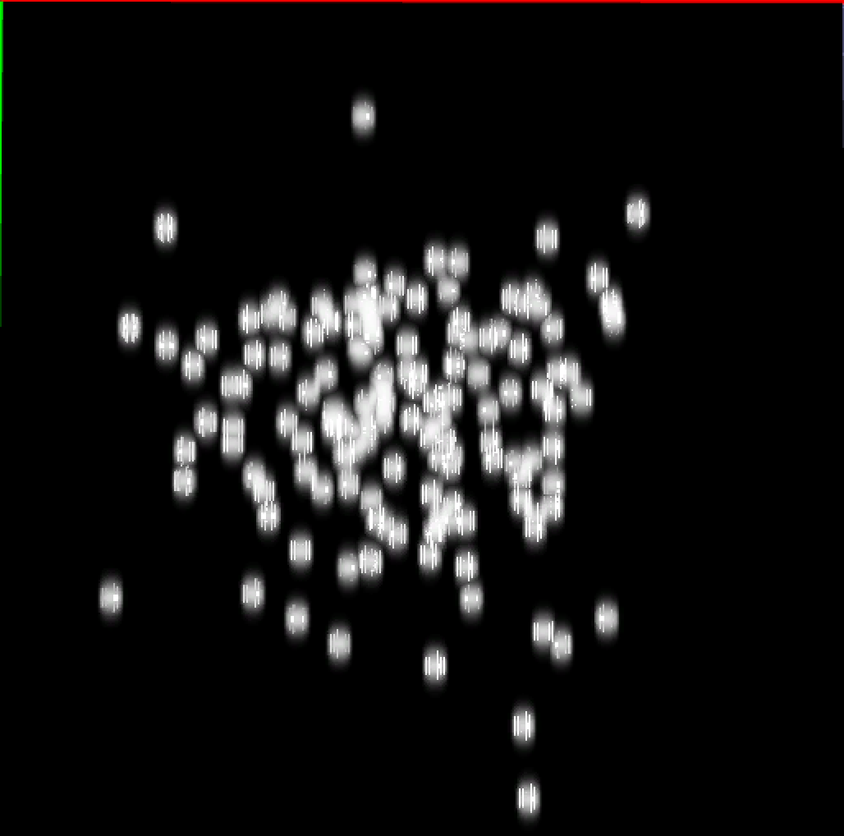
#> input picture src/jupyter/srivathsapv/blob-overlap/input.png, 844 x 836 px, shrunk from 1028 x 1018 before the run
$ python detect_cell.py
#> lines starting #> are read from the running program, lines starting #| are printed output that depends on the picture; after the words box and inside, x2 and y2 are one past the last pixel; in counts of white or black regions, pixels touching at a corner belong together
import numpy as np
import cv2
from matplotlib import pyplot as plt
from skimage import color, io
from PIL import Image

def show_image(img):
  imgX = Image.fromarray(img)
  imgX.show()

img = cv2.imread('input.png')
#> img is the input picture: shape (836, 844, 3); mean B, G, R 19.5, 19.7, 20.2
gray = cv2.cvtColor(img, cv2.COLOR_RGB2GRAY)
ret, thresh = cv2.threshold(gray,0,255,cv2.THRESH_BINARY+cv2.THRESH_OTSU)
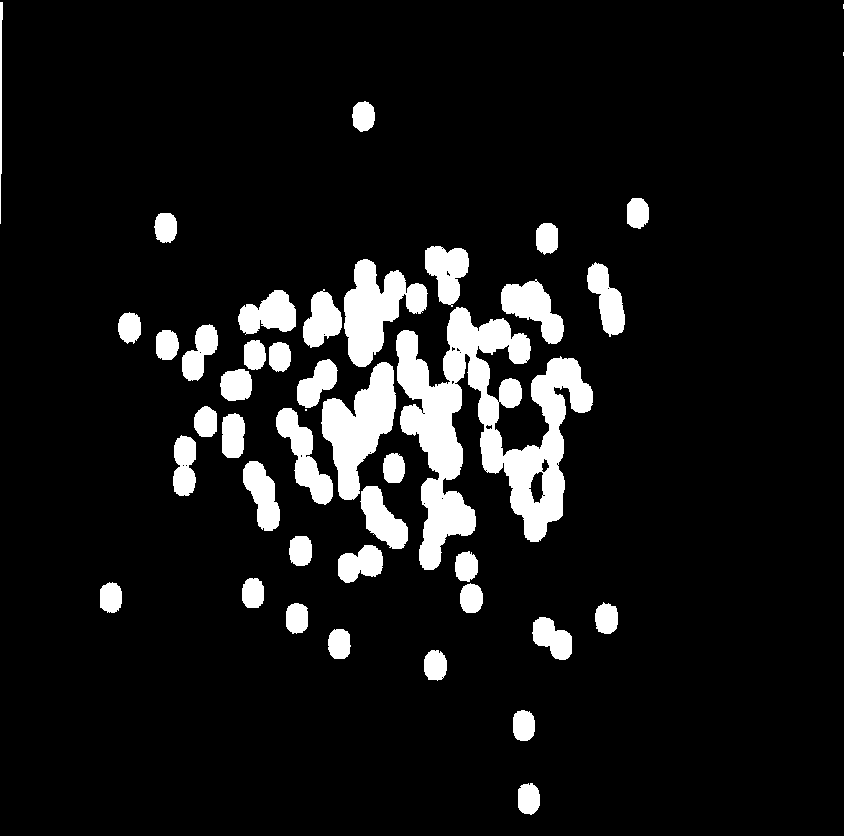
#> thresh: shape (836, 844); 9.3% white; 43 white regions (3 under 20 px), largest, box (x1, y1, x2, y2) and area: (396, 307, 593, 570) 21366, (321, 362, 396, 500) 5298, (344, 259, 428, 367) 4699
#> ret = 91

kernel = np.ones((3,3),np.uint8)
opening = cv2.morphologyEx(thresh,cv2.MORPH_OPEN,kernel, iterations = 2)
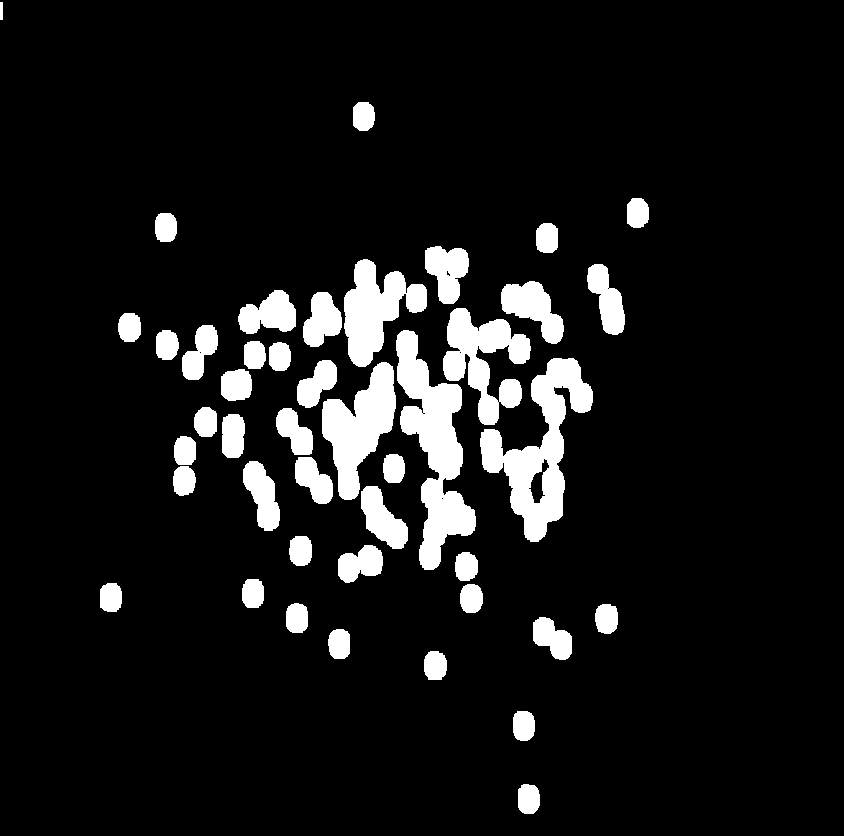
#> opening: shape (836, 844); 9.1% white; 44 white regions, largest, box (x1, y1, x2, y2) and area: (396, 330, 476, 570) 8384, (480, 358, 593, 542) 7825, (322, 362, 396, 500) 5274

sure_bg = cv2.dilate(opening,kernel,iterations=3)
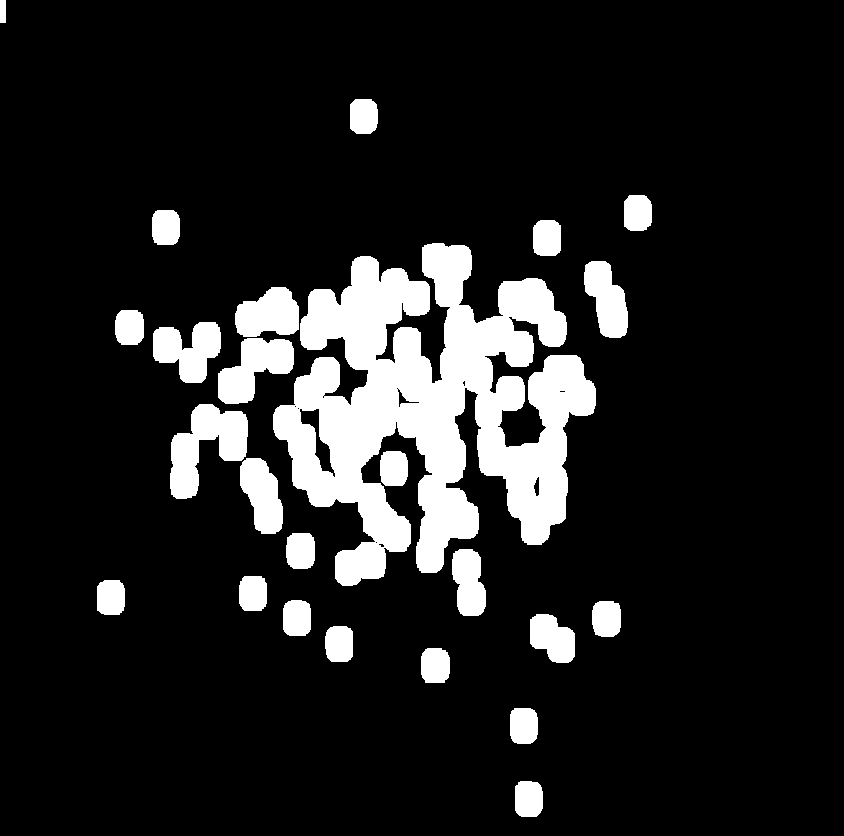
#> sure_bg: shape (836, 844); 12.9% white; 25 white regions, largest, box (x1, y1, x2, y2) and area: (273, 243, 596, 586) 57311, (170, 404, 248, 499) 3987, (218, 338, 294, 404) 2923

dist_transform = cv2.distanceTransform(opening,cv2.DIST_L2,5)
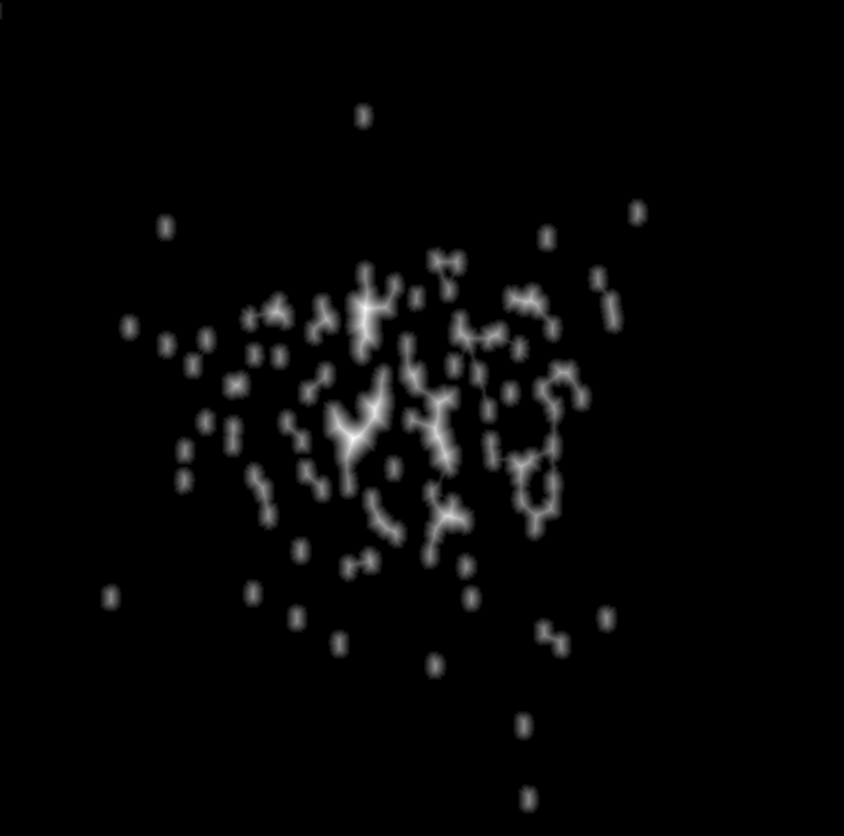
#> dist_transform: shape (836, 844) float32; min 0, max 21.8, mean 0.5; drawn with min black and max white
ret, sure_fg = cv2.threshold(dist_transform,0.7*dist_transform.max(),255,0)
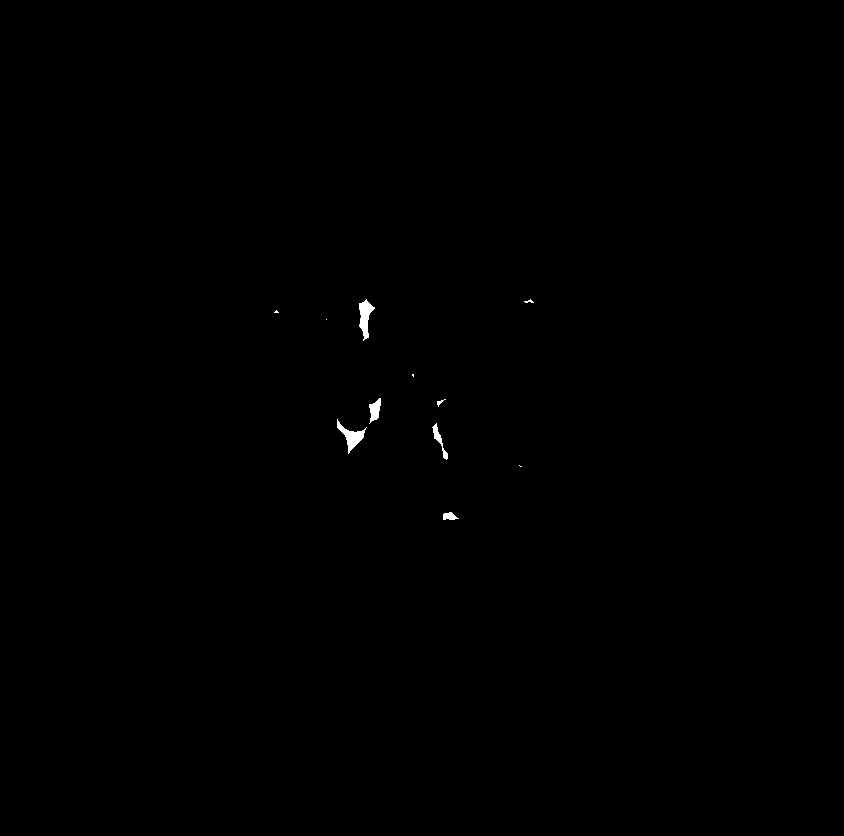
#> sure_fg: shape (836, 844) float32; 0.16% white; 11 white regions (4 under 20 px), largest, box (x1, y1, x2, y2) and area: (359, 299, 375, 341) 339, (337, 419, 367, 454) 335, (369, 398, 381, 424) 185
#> ret = 15.26

sure_fg = np.uint8(sure_fg)

params = cv2.SimpleBlobDetector_Params()

params.minThreshold = 200
params.maxThreshold = 256

params.filterByCircularity = False
params.filterByInertia = False
params.filterByConvexity = False

detector = cv2.SimpleBlobDetector_create(params)
keypoints = detector.detect(255-sure_fg)
#> keypoints = 7 keypoints; (x, y, size): (365, 317, 27), (351, 436, 25.1), (439, 440, 21.3), (375, 410, 17), (449, 516, 11.9), (439, 402, 6.9), (529, 301, 6.6)
im_with_keypoints = cv2.drawKeypoints(gray, keypoints, np.array([]), (255, 0, 0), cv2.DRAW_MATCHES_FLAGS_DRAW_RICH_KEYPOINTS)
show_image(im_with_keypoints)
